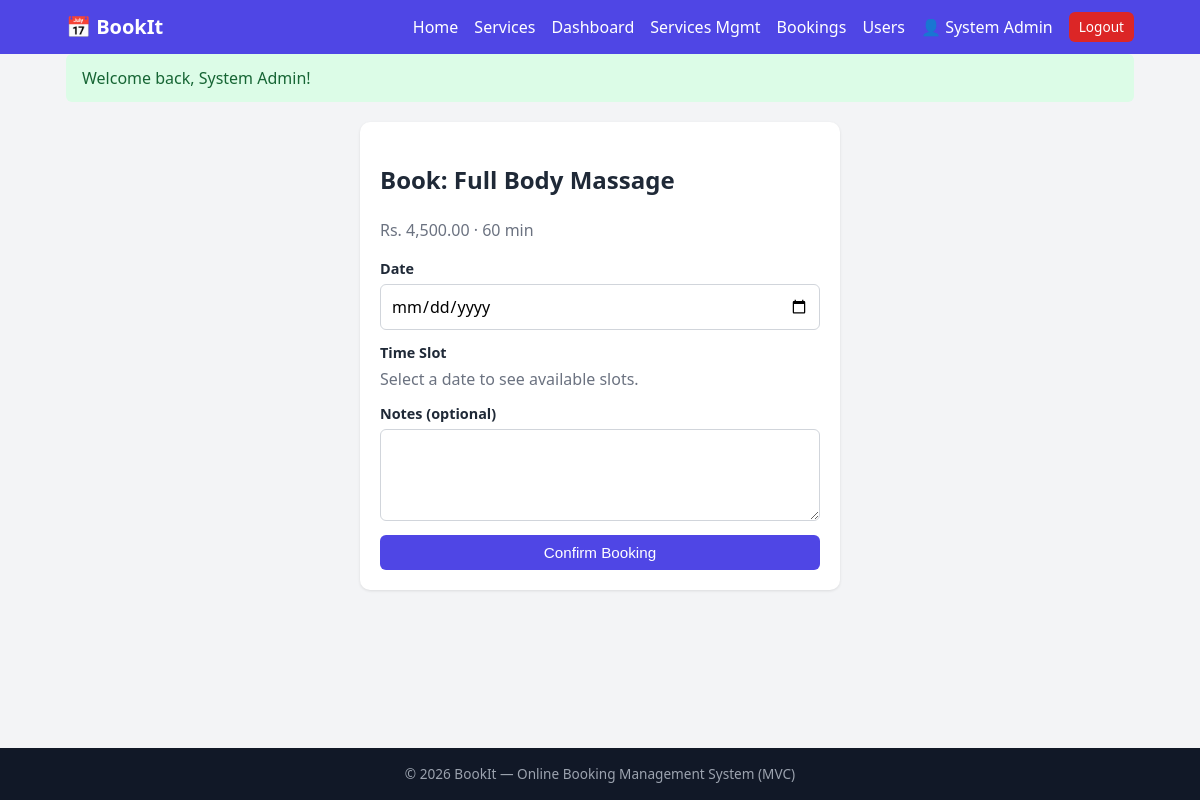
The app's page /index.php?url=booking/create/2 (signed in) with its own data.
### tables this page shows
CREATE TABLE services (
    id INT AUTO_INCREMENT PRIMARY KEY,
    name VARCHAR(120) NOT NULL,
    category VARCHAR(60) NOT NULL,
    description TEXT,
    price DECIMAL(10,2) NOT NULL DEFAULT 0,
    duration_minutes INT NOT NULL DEFAULT 60,
    is_active TINYINT(1) NOT NULL DEFAULT 1,
    created_at TIMESTAMP DEFAULT CURRENT_TIMESTAMP
);

### core/Controller.php (called while the page is built, shortened)
<?php
abstract class Controller {
    protected function model($name) { return new $name(); }
    protected function view($view, $data = []) {
        extract($data);
        require __DIR__ . '/../views/layout/header.php';
        require __DIR__ . "/../views/$view.php";
        require __DIR__ . '/../views/layout/footer.php';
    }
}

### controllers/BookingController.php (called while the page is built, shortened)
<?php
class BookingController extends Controller {
    public function create($serviceId = 0) {
        $service = $this->model('Service')->find((int)$serviceId);
        $this->view('booking/create', ['title' => 'Book ' . $service['name'], 'service' => $service]);
    }
}

### core/App.php (called while the page is built, shortened)
<?php
class App {
    public function __construct() {
        $parts = isset($_GET['url']) ? explode('/', trim($_GET['url'], '/')) : [];
        $controller = new $class();
        $method = !empty($parts[1]) ? preg_replace('/[^a-zA-Z0-9_]/', '', $parts[1]) : 'index';
        call_user_func_array([$controller, $method], array_slice($parts, 2));
    }
}

### index.php (called while the page is built, shortened)
<?php
require_once __DIR__ . '/core/helpers.php';
spl_autoload_register(function ($class) {
    foreach (['core', 'controllers', 'models'] as $dir) {
        $file = __DIR__ . "/$dir/$class.php";
        if (file_exists($file)) { require_once $file; return; }
    }
});
new App();

### core/Database.php (called while the page is built)
<?php
class Database {
    private static $pdo = null;
    public static function connect() {
        if (self::$pdo === null) {
            try {
                self::$pdo = new PDO(
                    'mysql:host=' . DB_HOST . ';dbname=' . DB_NAME . ';charset=utf8mb4',
                    DB_USER, DB_PASS,
                    [PDO::ATTR_ERRMODE => PDO::ERRMODE_EXCEPTION,
                     PDO::ATTR_DEFAULT_FETCH_MODE => PDO::FETCH_ASSOC,
                     PDO::ATTR_EMULATE_PREPARES => false]
                );
            } catch (PDOException $e) {
                die('Database connection failed: ' . $e->getMessage());
            }
        }
        return self::$pdo;
    }
}

### core/Model.php (called while the page is built, shortened)
<?php
abstract class Model {
    public function __construct() { $this->db = Database::connect(); }
}

### models/Service.php (called while the page is built, shortened)
<?php
class Service extends Model {
    public function find($id) {
        $s = $this->db->prepare('SELECT * FROM services WHERE id = ?');
        $s->execute([$id]);
        return $s->fetch();
    }
}

### core/helpers.php (called while the page is built, shortened)
<?php
function url($path = '')   { return BASE_URL . '/index.php?url=' . ltrim($path, '/'); }
function e($v)             { return htmlspecialchars((string)$v, ENT_QUOTES, 'UTF-8'); }
function old($k, $d = '')  { return $_POST[$k] ?? $d; }

### views/booking/create.php (the view, shortened to what this page needs)
<div class="card narrow">
  <h2>Book: <?= e($service['name']) ?></h2>
  <p class="muted">Rs. <?= number_format($service['price'], 2) ?> &middot; <?= (int)$service['duration_minutes'] ?> min</p>
  <form method="post" action="<?= url('booking/create/' . $service['id']) ?>" id="bookingForm"
        data-slots-url="<?= url('booking/slots/' . $service['id']) ?>">
    <label>Date</label>
    <input type="date" name="booking_date" id="bookingDate" min="<?= date('Y-m-d') ?>" value="<?= e(old('booking_date')) ?>" required>
    <label>Time Slot</label>
    <div id="slots" class="slots"><span class="muted">Select a date to see available slots.</span></div>
    <label>Notes (optional)</label>
    <textarea name="notes" rows="3" maxlength="255"><?= e(old('notes')) ?></textarea>
    <button class="btn btn-block">Confirm Booking</button>
  </form>
</div>

### assets/css/style.css (style rules this page uses)
:root { --primary:#4f46e5;--primary-d:#4338ca;--bg:#f3f4f6;--card:#fff;--text:#1f2937;--muted:#6b7280;--danger:#dc2626;--ok:#16a34a;--warn:#d97706 }
* { box-sizing:border-box }
body { margin:0;font-family:Segoe UI,Roboto,Arial,sans-serif;background:var(--bg);color:var(--text);line-height:1.5;display:flex;flex-direction:column;min-height:100vh }
.btn { display:inline-block;background:var(--primary);color:#fff;border:0;padding:9px 16px;border-radius:6px;cursor:pointer;font-size:.95rem }
.btn-block { width:100%;margin-top:8px }
.card { background:var(--card);border-radius:10px;padding:20px;box-shadow:0 1px 3px rgba(0,0,0,.1);margin-bottom:16px }
.card.narrow { max-width:480px;margin:20px auto }
.muted { color:var(--muted) }
label { display:block;margin:12px 0 4px;font-weight:600;font-size:.9rem }
input[type=text],input[type=email],input[type=password],input[type=date],input[type=number],textarea,select { width:100%;padding:9px 10px;border:1px solid #d1d5db;border-radius:6px;font:inherit;background:#fff }
.slots { display:flex;flex-wrap:wrap;gap:8px }

### records on screen
services: name "Full Body Massage", price "4,500.00", duration_minutes "60"

### other values on screen
APP_NAME "BookIt"
current_user()['name'] "System Admin"
$msg "Welcome back, System Admin!"
